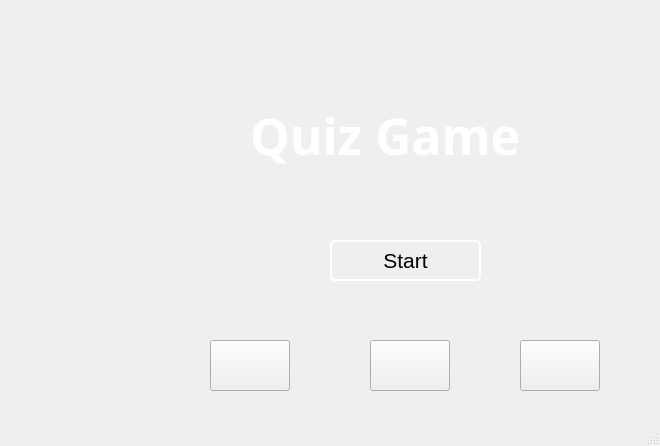
<?xml version="1.0" encoding="UTF-8"?>
<ui version="4.0">
 <class>MainWindow</class>
 <widget class="QMainWindow" name="MainWindow">
  <property name="geometry">
   <rect>
    <x>0</x>
    <y>0</y>
    <width>660</width>
    <height>446</height>
   </rect>
  </property>
  <property name="windowTitle">
   <string>MainWindow</string>
  </property>
  <property name="styleSheet">
   <string notr="true"/>
  </property>
  <widget class="QWidget" name="centralwidget">
   <widget class="QPushButton" name="startBtn">
    <property name="geometry">
     <rect>
      <x>330</x>
      <y>240</y>
      <width>151</width>
      <height>41</height>
     </rect>
    </property>
    <property name="font">
     <font>
      <pointsize>16</pointsize>
     </font>
    </property>
    <property name="cursor">
     <cursorShape>PointingHandCursor</cursorShape>
    </property>
    <property name="styleSheet">
     <string notr="true">QPushButton {
    border: 2px solid white; /* Initial border color */
    border-radius: 5px;
}
QPushButton:hover {
    border: 2px solid #FF0000; /* Border color on hover */
    transition: border-color 0.3s ease; /* Smooth transition */
}</string>
    </property>
    <property name="text">
     <string>Start</string>
    </property>
   </widget>
   <widget class="QLabel" name="label">
    <property name="geometry">
     <rect>
      <x>250</x>
      <y>100</y>
      <width>321</width>
      <height>71</height>
     </rect>
    </property>
    <property name="font">
     <font>
      <family>Stencil</family>
      <pointsize>48</pointsize>
      <italic>false</italic>
      <bold>false</bold>
     </font>
    </property>
    <property name="cursor">
     <cursorShape>ArrowCursor</cursorShape>
    </property>
    <property name="styleSheet">
     <string notr="true">font-size: 50px;
font-weight: bold;
font: 48pt &quot;Stencil&quot;;
color: white;
text-shadow: 0px 0px 10px #00c2cb, 0px 0px 20px #fff;</string>
    </property>
    <property name="text">
     <string>Quiz Game</string>
    </property>
   </widget>
   <widget class="QPushButton" name="statsBtn">
    <property name="geometry">
     <rect>
      <x>520</x>
      <y>340</y>
      <width>80</width>
      <height>51</height>
     </rect>
    </property>
    <property name="font">
     <font>
      <pointsize>39</pointsize>
     </font>
    </property>
    <property name="cursor">
     <cursorShape>PointingHandCursor</cursorShape>
    </property>
    <property name="text">
     <string/>
    </property>
   </widget>
   <widget class="QPushButton" name="infoBtn">
    <property name="geometry">
     <rect>
      <x>370</x>
      <y>340</y>
      <width>80</width>
      <height>51</height>
     </rect>
    </property>
    <property name="font">
     <font>
      <pointsize>39</pointsize>
     </font>
    </property>
    <property name="cursor">
     <cursorShape>PointingHandCursor</cursorShape>
    </property>
    <property name="text">
     <string/>
    </property>
   </widget>
   <widget class="QPushButton" name="settingsBtn">
    <property name="geometry">
     <rect>
      <x>210</x>
      <y>340</y>
      <width>80</width>
      <height>51</height>
     </rect>
    </property>
    <property name="font">
     <font>
      <pointsize>39</pointsize>
     </font>
    </property>
    <property name="cursor">
     <cursorShape>PointingHandCursor</cursorShape>
    </property>
    <property name="text">
     <string/>
    </property>
   </widget>
  </widget>
  <widget class="QMenuBar" name="menubar">
   <property name="geometry">
    <rect>
     <x>0</x>
     <y>0</y>
     <width>660</width>
     <height>17</height>
    </rect>
   </property>
  </widget>
  <widget class="QStatusBar" name="statusbar"/>
 </widget>
 <resources/>
 <connections/>
</ui>
